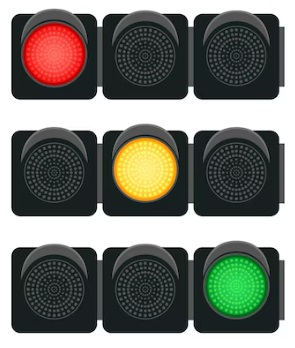
#> input picture data2/all.jpg, 295 x 348 px, found by its file name
$ python find_blinker.py
#> lines starting #> are read from the running program, lines starting #| are printed output that depends on the picture; after the words box and inside, x2 and y2 are one past the last pixel; in counts of white or black regions, pixels touching at a corner belong together
import cv2
import numpy as np

# 이미지 읽기
img = cv2.imread("opencvDojang/data2/all.jpg")
#> img is the input picture: shape (348, 295, 3); mean B, G, R 115.3, 123.1, 121.5

# BGR 이미지를 HSV로 변환
hsv_frame = cv2.cvtColor(img, cv2.COLOR_BGR2HSV)
#> hsv_frame: shape (348, 295, 3); mean H, S, V 60.2, 47.5, 130.2

# 신호등의 빨간색, 노란색, 녹색 범위 정의 (HSV 값)
# 빨간색 범위 (2개의 범위: 저채도와 고채도)
lower_red1 = np.array([0, 100, 100])
upper_red1 = np.array([10, 255, 255])
lower_red2 = np.array([160, 100, 100])
upper_red2 = np.array([180, 255, 255])

# 노란색 범위
lower_yellow = np.array([20, 100, 100])
upper_yellow = np.array([30, 255, 255])

# 녹색 범위
lower_green = np.array([35, 100, 100])
upper_green = np.array([85, 255, 255])

# 빨간색 마스크
mask_red1 = cv2.inRange(hsv_frame, lower_red1, upper_red1)
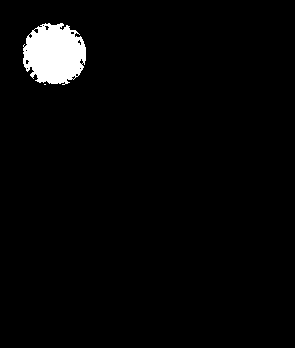
#> mask_red1: shape (348, 295); 2.9% white; 2 white regions (1 under 20 px), largest, box (x1, y1, x2, y2) and area: (23, 23, 86, 85) 2958
mask_red2 = cv2.inRange(hsv_frame, lower_red2, upper_red2)
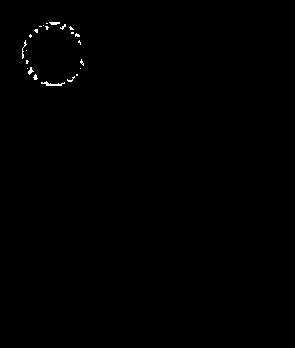
#> mask_red2: shape (348, 295); 0.28% white in thin lines or dots, all inside (x1, y1, x2, y2) = (22, 22, 84, 86)
mask_red = cv2.bitwise_or(mask_red1, mask_red2)  # 두 범위 합치기
#> mask_red: shape (348, 295); 3.2% white; 1 white region, box (x1, y1, x2, y2) and area: (22, 22, 86, 86) 3248

# 노란색 마스크
mask_yellow = cv2.inRange(hsv_frame, lower_yellow, upper_yellow)
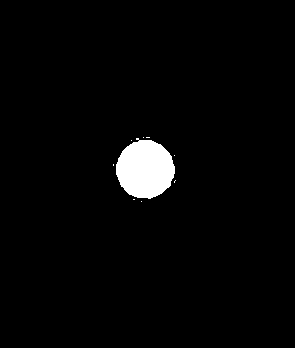
#> mask_yellow: shape (348, 295); 2.6% white; 9 white regions (8 under 20 px), largest, box (x1, y1, x2, y2) and area: (116, 138, 175, 199) 2684

# 녹색 마스크
mask_green = cv2.inRange(hsv_frame, lower_green, upper_green)
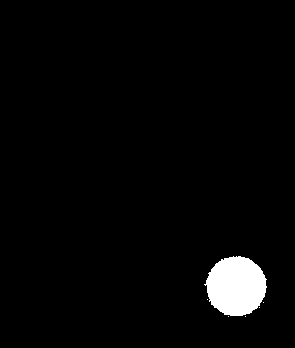
#> mask_green: shape (348, 295); 2.8% white; 6 white regions (5 under 20 px), largest, box (x1, y1, x2, y2) and area: (204, 256, 267, 316) 2835

# 마스크에서 각 색상의 픽셀 수 계산
red_count = cv2.countNonZero(mask_red)
#> red_count = 3248
yellow_count = cv2.countNonZero(mask_yellow)
#> yellow_count = 2699
green_count = cv2.countNonZero(mask_green)
#> green_count = 2840

# 가장 많이 탐지된 색상에 따라 신호등 색상 출력
if red_count > yellow_count and red_count > green_count:
    print("빨간 신호 탐지됨")
    detected_color = "Red"
elif yellow_count > red_count and yellow_count > green_count:
    print("노란 신호 탐지됨")
    detected_color = "Yellow"
elif green_count > red_count and green_count > yellow_count:
    print("녹색 신호 탐지됨")
    detected_color = "Green"
else:
    print("신호등 색상이 감지되지 않음")
    detected_color = "None"

# 결과 출력용 이미지에 마스크 적용하여 표시
result_red = cv2.bitwise_and(img, img, mask=mask_red)
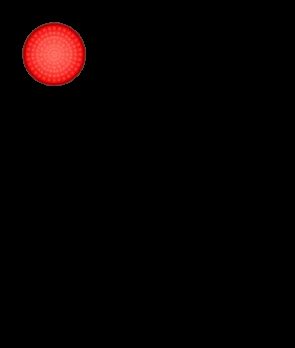
#> result_red: shape (348, 295, 3); mean B, G, R 1.6, 1.7, 7.2
result_yellow = cv2.bitwise_and(img, img, mask=mask_yellow)
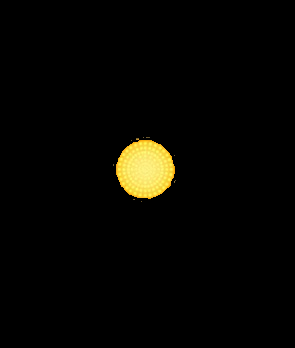
#> result_yellow: shape (348, 295, 3); mean B, G, R 2.3, 5.8, 6.6
result_green = cv2.bitwise_and(img, img, mask=mask_green)
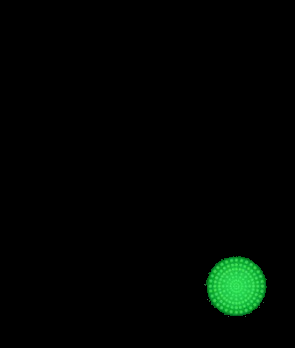
#> result_green: shape (348, 295, 3); mean B, G, R 1.8, 5.2, 0.9

# 원본 이미지와 결과 이미지 출력
cv2.imshow('Original Image', img)
cv2.imshow('Red Detection', result_red)
cv2.imshow('Yellow Detection', result_yellow)
cv2.imshow('Green Detection', result_green)

# ESC 키를 누르면 종료
cv2.waitKey(0)
cv2.destroyAllWindows()
